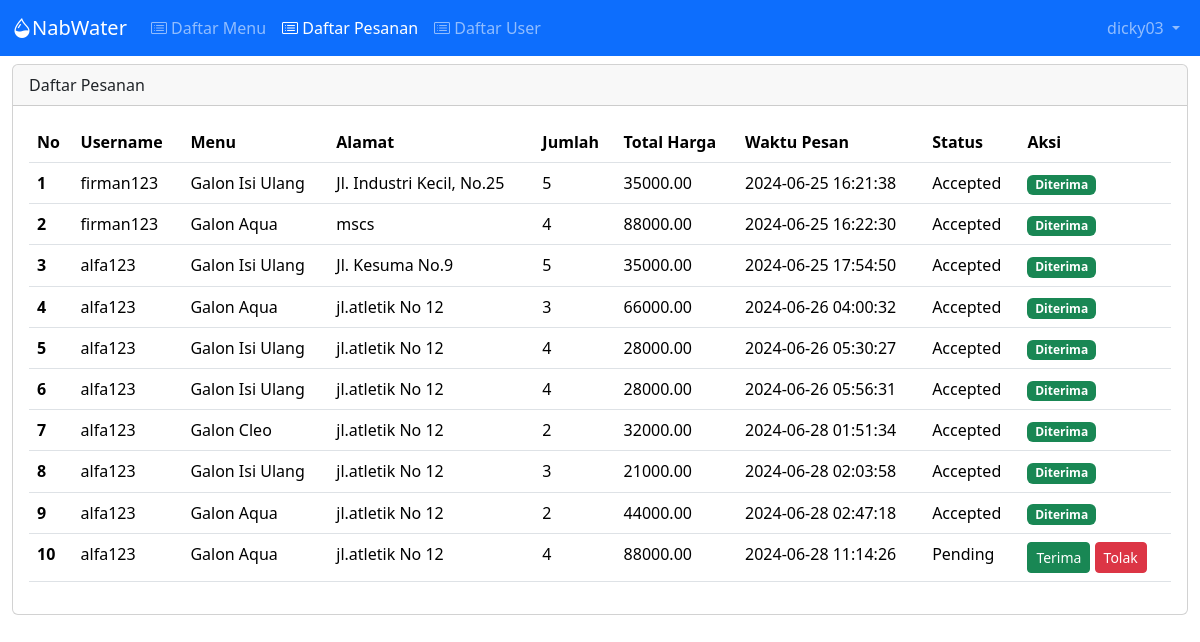
The page /daftar_pesanan (signed in) on the database its author committed.
### tables this page shows
CREATE TABLE `tbl_pesanan` (
  `id_pesanan` int(11) NOT NULL,
  `id_menu` int(11) DEFAULT NULL,
  `username` varchar(255) DEFAULT NULL,
  `alamat` text DEFAULT NULL,
  `jumlah_pesanan` int(11) DEFAULT NULL,
  `keterangan` text DEFAULT NULL,
  `waktu_pemesanan` timestamp NOT NULL DEFAULT current_timestamp(),
  `total_harga` decimal(10,2) DEFAULT 0.00,
  `status` enum('pending','accepted','rejected') NOT NULL DEFAULT 'pending'
);

CREATE TABLE `tbl_daftar_menu` (
  `id_menu` int(11) NOT NULL,
  `gambar` varchar(100) NOT NULL,
  `nama_menu` varchar(100) NOT NULL,
  `keterangan` varchar(100) NOT NULL,
  `harga` varchar(100) NOT NULL,
  `stok` varchar(100) NOT NULL
);

### daftar_pesanan.php (the view, shortened to what this page needs)
<?php
include "koneksi.php";
?>
<div class="container-fluid">
    <div class="row">
        <div class="col-lg mt-2">
            <div class="card">
                <div class="card-header">
                    Daftar Pesanan
                </div>
                <div class="card-body">
                    <div class="table-responsive">
                        <table class="table table-hover">
                            <thead>
                                <tr>
                                    <th scope="col">No</th>
                                    <th scope="col">Username</th>
                                    <th scope="col">Menu</th>
                                    <th scope="col">Alamat</th>
                                    <th scope="col">Jumlah</th>
                                    <th scope="col">Total Harga</th>
                                    <th scope="col">Waktu Pesan</th>
                                    <th scope="col">Status</th>
                                    <th scope="col">Aksi</th>
                                </tr>
                            </thead>
                            <tbody>
                                <?php
                                $query = "SELECT p.id_pesanan, p.username, m.nama_menu, p.alamat, p.jumlah_pesanan, p.total_harga, p.waktu_pemesanan, p.status
                                          FROM tbl_pesanan p
                                          JOIN tbl_daftar_menu m ON p.id_menu = m.id_menu
                                          JOIN tbl_user u ON p.username = u.username";
                                $result = $connection->query($query);
                                if ($result->num_rows > 0) {
                                    $no = 1;
                                    while ($row = $result->fetch_assoc()) {
                                        ?>
                                        <tr>
                                            <th scope="row"><?= $no ?></th>
                                            <td><?= $row['username'] ?></td>
                                            <td><?= $row['nama_menu'] ?></td>
                                            <td><?= $row['alamat'] ?></td>
                                            <td><?= $row['jumlah_pesanan'] ?></td>
                                            <td><?= $row['total_harga'] ?></td>
                                            <td><?= $row['waktu_pemesanan'] ?></td>
                                            <td><?= ucfirst($row['status']) ?></td>
                                            <td>
                                                <?php if ($row['status'] == 'pending') { ?>
                                                    <form action="daftar_pesanan" method="POST" style="display:inline-block;">
                                                        <button type="submit" class="btn btn-success btn-sm">Terima</button>
                                                    </form>
                                                    <form action="daftar_pesanan" method="POST" style="display:inline-block;">
                                                        <button type="submit" class="btn btn-danger btn-sm">Tolak</button>
                                                    </form>
                                                <?php } elseif ($row['status'] == 'accepted') { ?>
                                                    <span class="badge bg-success">Diterima</span>
                                                <?php } elseif ($row['status'] == 'rejected') { ?>
                                                    <span class="badge bg-danger">Ditolak</span>
                                                <?php } ?>
                                            </td>
                                        </tr>
                                        <?php
                                        $no++;
                                    }
                                } else {
                                    ?>
                                    <tr>
                                        <td colspan="9">Tidak ada pesanan</td>
                                    </tr>
                                    <?php
                                }
                                ?>
                            </tbody>
                        </table>
                    </div>
                </div>
            </div>
        </div>
    </div>
</div>

### rows shown on the page
tbl_pesanan: username "firman123", id_menu.nama_menu "Galon Isi Ulang", alamat "Jl. Industri Kecil, No.25", jumlah_pesanan "5", total_harga "35000.00", waktu_pemesanan "2024-06-25 16:21:38", status "Accepted", shows "Diterima"
tbl_pesanan: username "firman123", id_menu.nama_menu "Galon Aqua", alamat "mscs", jumlah_pesanan "4", total_harga "88000.00", waktu_pemesanan "2024-06-25 16:22:30", status "Accepted", shows "Diterima"
tbl_pesanan: username "alfa123", id_menu.nama_menu "Galon Isi Ulang", alamat "Jl. Kesuma No.9", jumlah_pesanan "5", total_harga "35000.00", waktu_pemesanan "2024-06-25 17:54:50", status "Accepted", shows "Diterima"
tbl_pesanan: username "alfa123", id_menu.nama_menu "Galon Aqua", alamat "jl.atletik No 12", jumlah_pesanan "3", total_harga "66000.00", waktu_pemesanan "2024-06-26 04:00:32", status "Accepted", shows "Diterima"
tbl_pesanan: username "alfa123", id_menu.nama_menu "Galon Isi Ulang", alamat "jl.atletik No 12", jumlah_pesanan "4", total_harga "28000.00", waktu_pemesanan "2024-06-26 05:30:27", status "Accepted", shows "Diterima"
tbl_pesanan: username "alfa123", id_menu.nama_menu "Galon Isi Ulang", alamat "jl.atletik No 12", jumlah_pesanan "4", total_harga "28000.00", waktu_pemesanan "2024-06-26 05:56:31", status "Accepted", shows "Diterima"
tbl_pesanan: username "alfa123", id_menu.nama_menu "Galon Cleo", alamat "jl.atletik No 12", jumlah_pesanan "2", total_harga "32000.00", waktu_pemesanan "2024-06-28 01:51:34", status "Accepted", shows "Diterima"
tbl_pesanan: username "alfa123", id_menu.nama_menu "Galon Isi Ulang", alamat "jl.atletik No 12", jumlah_pesanan "3", total_harga "21000.00", waktu_pemesanan "2024-06-28 02:03:58", status "Accepted", shows "Diterima"
tbl_pesanan: username "alfa123", id_menu.nama_menu "Galon Aqua", alamat "jl.atletik No 12", jumlah_pesanan "2", total_harga "44000.00", waktu_pemesanan "2024-06-28 02:47:18", status "Accepted", shows "Diterima"
tbl_pesanan: username "alfa123", id_menu.nama_menu "Galon Aqua", alamat "jl.atletik No 12", jumlah_pesanan "4", total_harga "88000.00", waktu_pemesanan "2024-06-28 11:14:26", status "Pending"

### other values the page prints
$_SESSION['username'] "dicky03"
